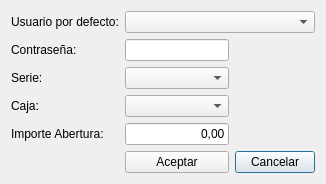
<?xml version="1.0" encoding="UTF-8"?>
<ui version="4.0">
 <class>frmConfigurar_terminal</class>
 <widget class="QDialog" name="frmConfigurar_terminal">
  <property name="geometry">
   <rect>
    <x>0</x>
    <y>0</y>
    <width>326</width>
    <height>154</height>
   </rect>
  </property>
  <property name="windowTitle">
   <string>Configuración Terminal</string>
  </property>
  <layout class="QGridLayout" name="gridLayout">
   <item row="5" column="2">
    <widget class="QPushButton" name="btnCancelar">
     <property name="text">
      <string>Cancelar</string>
     </property>
     <property name="icon">
      <iconset resource="../maya.qrc">
       <normaloff>:/Icons/PNG/close.png</normaloff>:/Icons/PNG/close.png</iconset>
     </property>
    </widget>
   </item>
   <item row="2" column="0">
    <widget class="QLabel" name="label_3">
     <property name="text">
      <string>Serie:</string>
     </property>
    </widget>
   </item>
   <item row="2" column="1">
    <widget class="QComboBox" name="cboserie"/>
   </item>
   <item row="1" column="0">
    <widget class="QLabel" name="label_2">
     <property name="text">
      <string>Contraseña:</string>
     </property>
    </widget>
   </item>
   <item row="0" column="1" colspan="2">
    <widget class="QComboBox" name="cboUsuarioActivo"/>
   </item>
   <item row="3" column="1">
    <widget class="QComboBox" name="cbocaja"/>
   </item>
   <item row="1" column="1">
    <widget class="QLineEdit" name="txtContrasena"/>
   </item>
   <item row="0" column="0">
    <widget class="QLabel" name="label">
     <property name="text">
      <string>Usuario por defecto:</string>
     </property>
    </widget>
   </item>
   <item row="5" column="1">
    <widget class="QPushButton" name="btnAceptar">
     <property name="text">
      <string>Aceptar</string>
     </property>
     <property name="icon">
      <iconset resource="../maya.qrc">
       <normaloff>:/Icons/PNG/OK.png</normaloff>:/Icons/PNG/OK.png</iconset>
     </property>
    </widget>
   </item>
   <item row="3" column="0">
    <widget class="QLabel" name="label_4">
     <property name="text">
      <string>Caja:</string>
     </property>
    </widget>
   </item>
   <item row="4" column="0">
    <widget class="QLabel" name="label_5">
     <property name="text">
      <string>Importe Abertura:</string>
     </property>
    </widget>
   </item>
   <item row="4" column="1">
    <widget class="QLineEdit" name="txtImporte_abertura">
     <property name="inputMask">
      <string/>
     </property>
     <property name="text">
      <string>0,00</string>
     </property>
     <property name="alignment">
      <set>Qt::AlignRight|Qt::AlignTrailing|Qt::AlignVCenter</set>
     </property>
    </widget>
   </item>
  </layout>
 </widget>
 <resources>
  <include location="../maya.qrc"/>
 </resources>
 <connections>
  <connection>
   <sender>btnCancelar</sender>
   <signal>clicked(bool)</signal>
   <receiver>frmConfigurar_terminal</receiver>
   <slot>close()</slot>
   <hints>
    <hint type="sourcelabel">
     <x>281</x>
     <y>130</y>
    </hint>
    <hint type="destinationlabel">
     <x>265</x>
     <y>64</y>
    </hint>
   </hints>
  </connection>
 </connections>
</ui>
